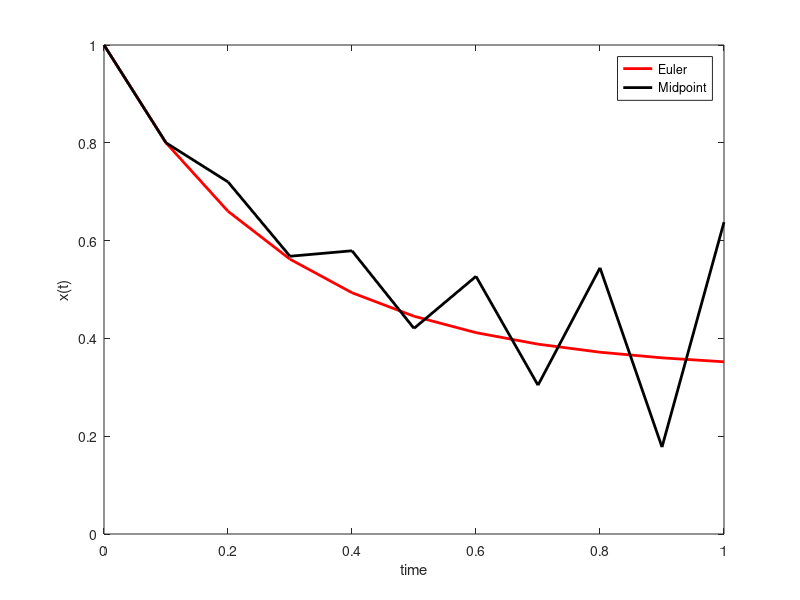

Recreate this plot in MATLAB.
clear all

a = @(x,t)  -3*x + 1;

tic

n = 10;
t0 = 0.; T = 1.;
x0 = 1.;

dt = (T-t0)/n;
x = x0*ones(1,n+1);
xmp = x0*ones(1,n+1);
t = t0*ones(1,n+1);

for i = 2:n+1
    t(i) = t(i-1) + dt;
    x(i) = x(i-1) + a(x(i-1), t(i-1))*dt;
    if (i>2)
        xmp(i) = xmp(i-2) + 2*a(xmp(i-1), t(i-1))*dt;
    else
        xmp(i) = x(i);
    end
end

toc

plot(t,x,'linewidth',2,'-r');hold on;
plot(t,xmp,'linewidth',2,'-k');hold off
legend('Euler','Midpoint');
xlabel('time');ylabel('x(t)');
